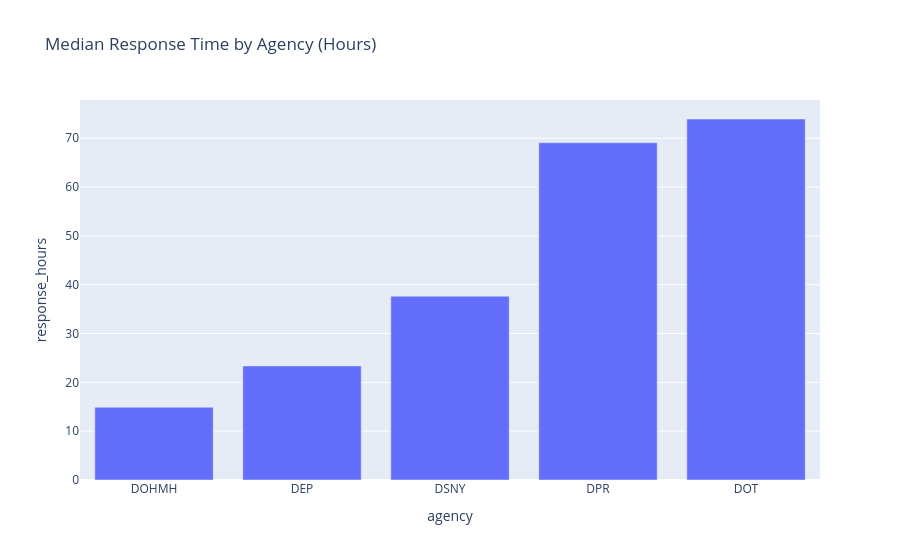

Notebook code for this chart:
### Code cell
# Only use resolved complaints (closed_date not null)
resolved = df.dropna(subset=['closed_date']).copy()
resolved['response_hours'] = (resolved['closed_date'] - resolved['created_date']).dt.total_seconds() / 3600

# Filter out negative/absurd values (data entry errors)
resolved = resolved[(resolved['response_hours'] >= 0) & (resolved['response_hours'] <= 24*90)]  # cap at 90 days

agency_perf = resolved.groupby('agency')['response_hours'].median().sort_values().reset_index()

fig = px.bar(
    agency_perf,
    x='agency', y='response_hours',
    title='Median Response Time by Agency (Hours)'
)
fig.show()

### Figure 1 — Plotly figure (JSON) as saved in the notebook; plotly's stock layout.template omitted (floating-point values rounded to 4 significant figures)
{"data": [{"hovertemplate": "agency=%{x}<br>response_hours=%{y}<extra></extra>", "legendgroup": "", "marker": {"color": "#636efa", "pattern": {"shape": ""}}, "name": "", "orientation": "v", "showlegend": false, "textposition": "auto", "type": "bar", "x": ["DOHMH", "DEP", "DSNY", "DPR", "DOT"], "xaxis": "x", "y": [14.91, 23.37, 37.65, 69.09, 73.95], "yaxis": "y"}], "layout": {"barmode": "relative", "legend": {"tracegroupgap": 0}, "title": {"text": "Median Response Time by Agency (Hours)"}, "xaxis": {"anchor": "y", "domain": [0, 1], "title": {"text": "agency"}}, "yaxis": {"anchor": "x", "domain": [0, 1], "title": {"text": "response_hours"}}}}
